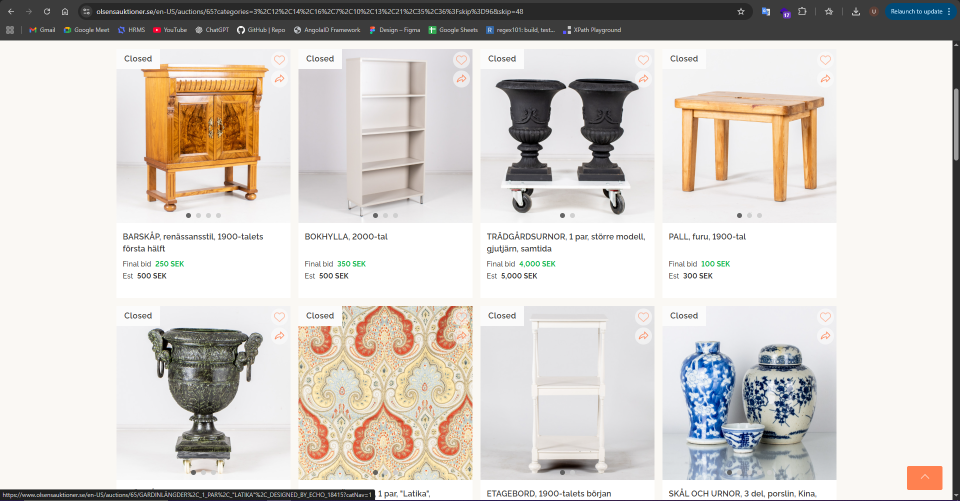
#> input picture images/1.png, 1920 x 1001 px (shown at 1/2 size)
$ python ImageCompare.py
#> lines starting #> are read from the running program, lines starting #| are printed output that depends on the picture; after the words box and inside, x2 and y2 are one past the last pixel; in counts of white or black regions, pixels touching at a corner belong together; long printed decimals are rounded
import cv2
import numpy as np
from skimage.metrics import structural_similarity as ssim

# Load images
img1 = cv2.imread("./images/1.png")
#> img1 is the input picture: shape (1001, 1920, 3); mean B, G, R 200.8, 205.8, 210.7
img2 = cv2.imread("./images/2.png")
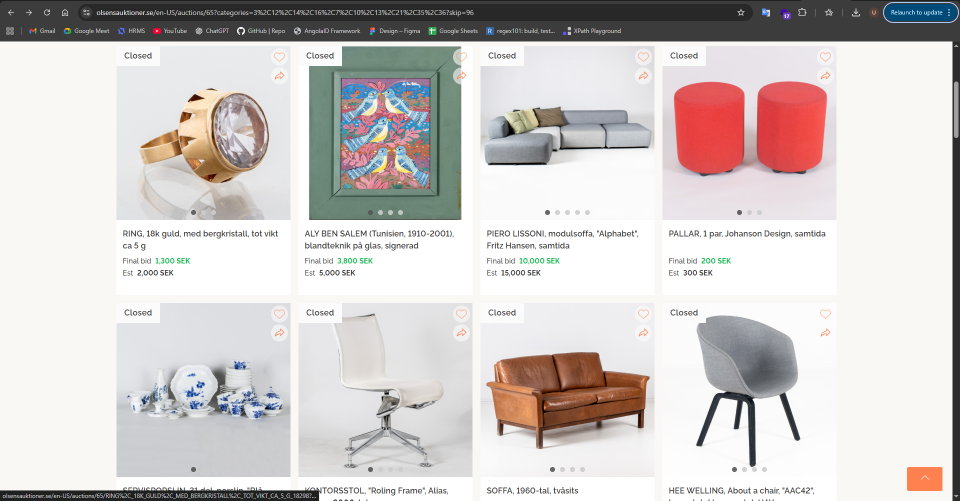
#> input picture images/2.png, 1920 x 1001 px (shown at 1/2 size)
#> img2 is the input picture: shape (1001, 1920, 3); mean B, G, R 202.1, 203.7, 209

# Convert to grayscale
gray1 = cv2.cvtColor(img1, cv2.COLOR_BGR2GRAY)
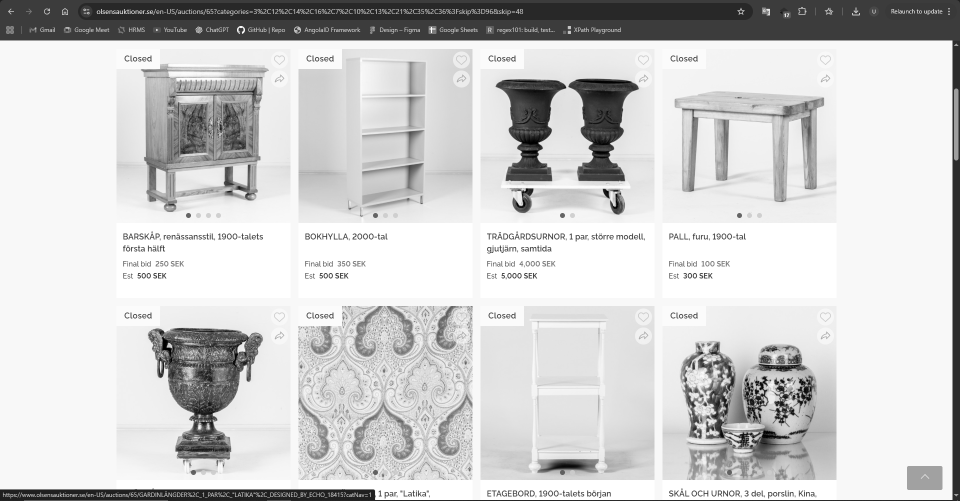
#> gray1: shape (1001, 1920) (shown at 1/2 size); min 0, max 255, mean 206.7
gray2 = cv2.cvtColor(img2, cv2.COLOR_BGR2GRAY)
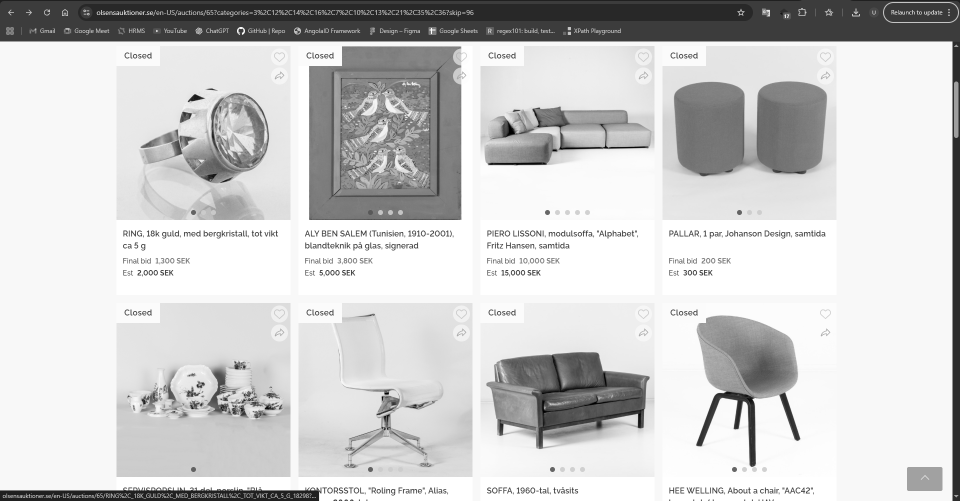
#> gray2: shape (1001, 1920) (shown at 1/2 size); min 0, max 255, mean 205

cv2.imshow("Gray Image 1", gray1)
cv2.imshow("Gray Image 2", gray2)

cv2.waitKey(0)
cv2.destroyAllWindows()

# Resize second image to match the first (if needed)
gray2 = cv2.resize(gray2, (gray1.shape[1], gray1.shape[0]))
img2 = cv2.resize(img2, (img1.shape[1], img1.shape[0]))

# Compute SSIM
score, diff = ssim(gray1, gray2, full=True)
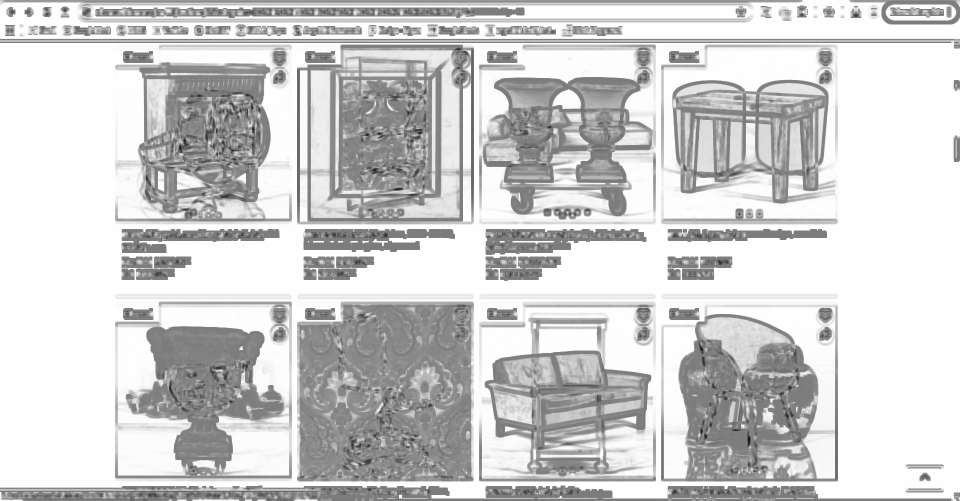
#> diff: shape (1001, 1920) float64 (shown at 1/2 size); min -0.935, max 1, mean 0.639; drawn with min black and max white
#> score = 0.641
print("SSIM Score:", score)
#| SSIM Score: 0.6409

# Scale diff to 0–255
diff = (diff * 255).astype("uint8")
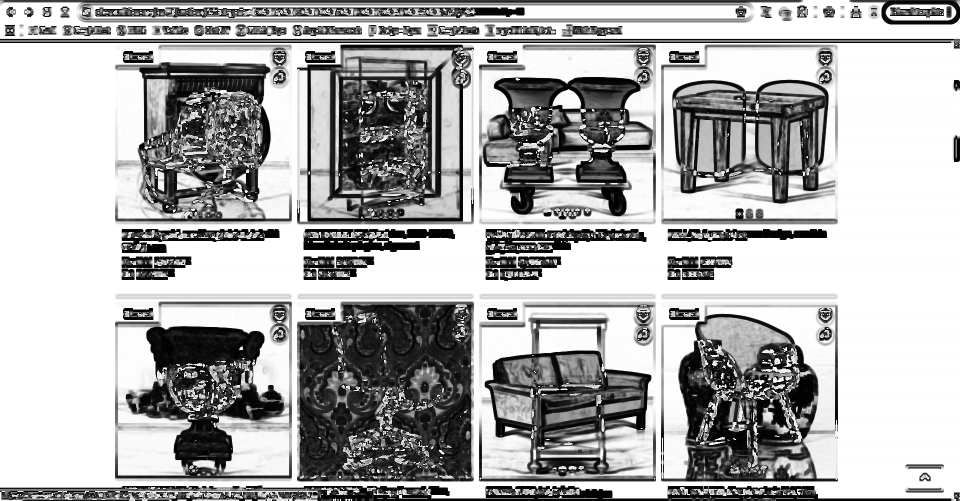
#> diff: shape (1001, 1920) (shown at 1/2 size); min 0, max 255, mean 173.2

# Threshold to create a binary mask of differences
_, thresh = cv2.threshold(diff, 0, 255, cv2.THRESH_BINARY_INV | cv2.THRESH_OTSU)
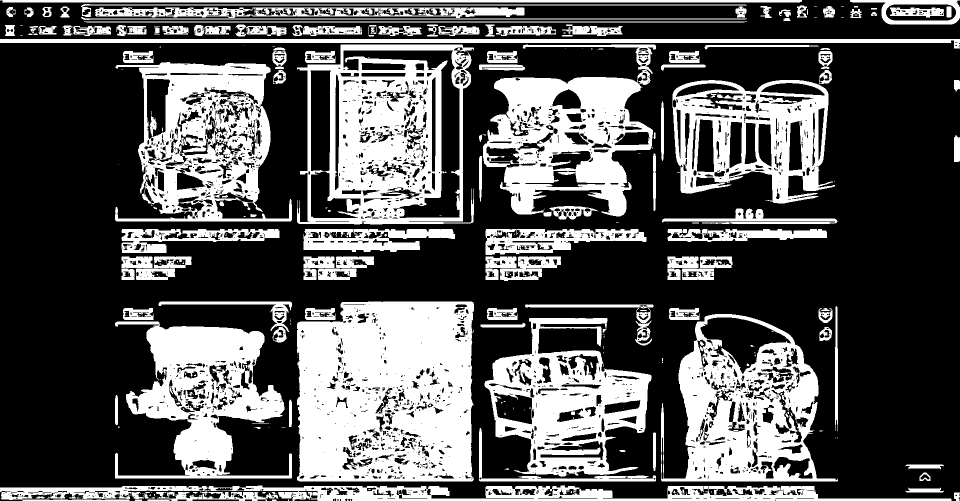
#> thresh: shape (1001, 1920) (shown at 1/2 size); 34.1% white; 548 white regions (385 under 20 px), largest, box (x1, y1, x2, y2) and area: (594, 603, 948, 963) 111103, (594, 89, 948, 449) 66388, (1322, 628, 1676, 963) 55963

# Create a red mask
red_mask = np.zeros_like(img1)
red_mask[:, :] = (0, 0, 255)  # pure red

# Apply red where differences exist
diff_mask = img1.copy()
diff_mask[thresh == 255] = red_mask[thresh == 255]
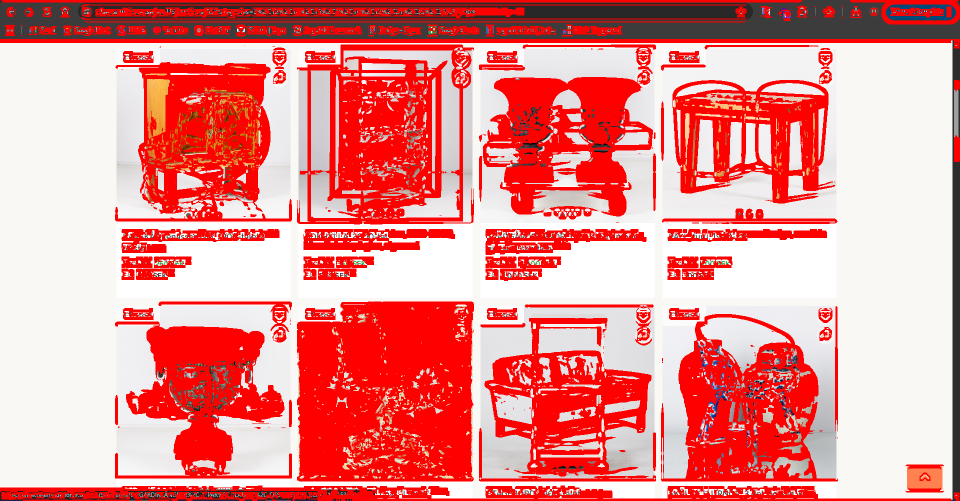
#> diff_mask: shape (1001, 1920, 3) (shown at 1/2 size); mean B, G, R 143.2, 144.9, 233.4

# Save results
cv2.imwrite("./images/diff_mask_red.png", diff_mask)
cv2.imwrite("./images/diff_gray.png", diff)      # optional: raw SSIM map
cv2.imwrite("./images/diff_thresh.png", thresh)  # optional: binary mask
